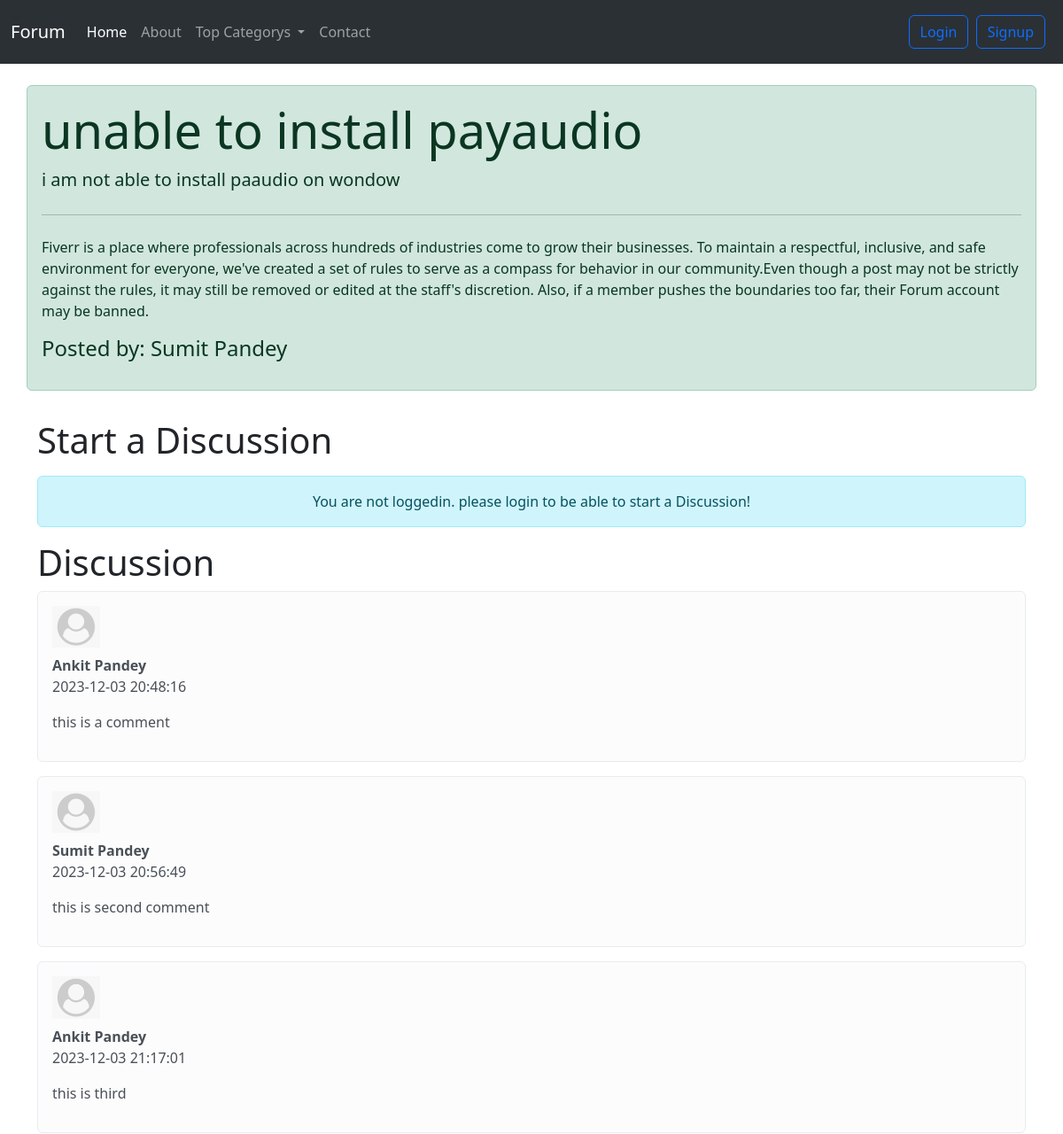
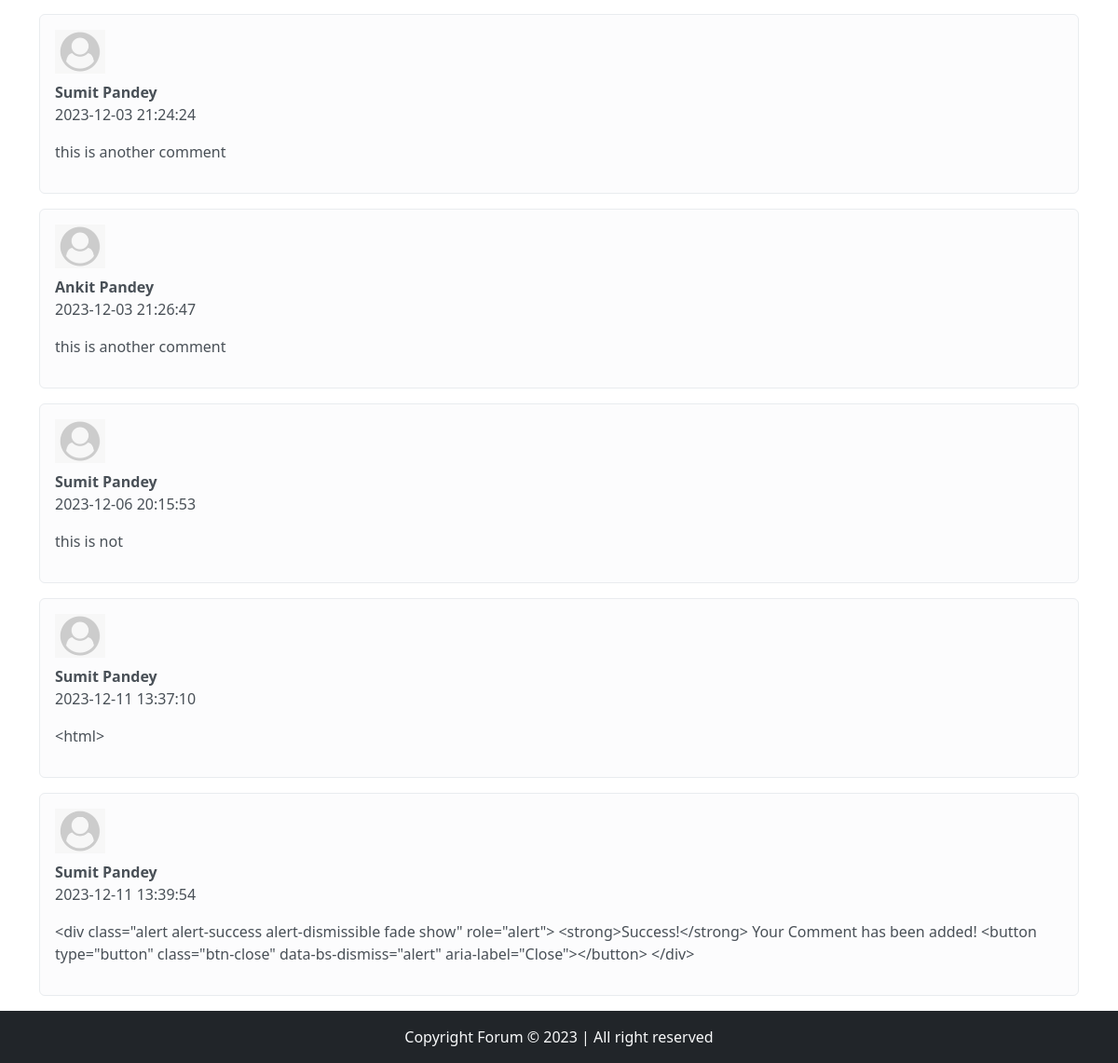
The app's page /thread.php?threadid=1 with its own data (2 pictures, top to bottom).
### tables this page shows
CREATE TABLE `threads` (
  `thread_id` int(7) NOT NULL,
  `thread_title` varchar(255) NOT NULL,
  `thread_desc` text NOT NULL,
  `thread_cat_id` int(7) NOT NULL,
  `thread_user_id` int(7) NOT NULL,
  `timestamp` datetime NOT NULL DEFAULT current_timestamp()
);

CREATE TABLE `user_table` (
  `sno` int(8) NOT NULL,
  `usname` text NOT NULL,
  `user_email` varchar(40) NOT NULL,
  `user_pass` varchar(255) NOT NULL,
  `timestamp` datetime NOT NULL DEFAULT current_timestamp()
);

CREATE TABLE `comments` (
  `comment_id` int(8) NOT NULL,
  `comment_content` text NOT NULL,
  `thread_id` int(8) NOT NULL,
  `comment_by` int(8) NOT NULL,
  `comment_time` datetime NOT NULL DEFAULT current_timestamp()
);

### thread.php (the view, shortened to what this page needs)
<!doctype html>
<html lang="en">
<head>
    <link href="https://cdn.jsdelivr.net/npm/bootstrap@5.3.2/dist/css/bootstrap.min.css" rel="stylesheet">
</head>
<body>
    <?php
    include 'partials/_dbconnect.php';
    include 'partials/_header.php';
    ?>
    <?php
    $id = $_GET['threadid'];
    $sql = "SELECT * FROM `threads` WHERE thread_id=$id";
    $result = mysqli_query($conn, $sql);
    while ($row = mysqli_fetch_assoc($result)) {
        $title = $row['thread_title'];
        $desc = $row['thread_desc'];
        $thread_user_id = $row['thread_user_id'];
            $sql2 = "SELECT usname FROM `user_table` WHERE sno='$thread_user_id'";
            $result2 = mysqli_query($conn, $sql2);
            $row2 = mysqli_fetch_assoc($result2);
            $posted_by = mysqli_fetch_assoc($result2);
            $posted_by = $row2['usname'];
    }
    ?>
    <div class="container my-4 alert alert-success">
        <div class="jumbotron">
            <h1 class="display-4"><?php echo $title; ?></h1>
            <p class="lead"><?php echo $desc; ?></p>
            <hr class="my-4">
            <p>Fiverr is a place where professionals across hundreds of industries come to grow their businesses. To maintain a respectful, inclusive, and safe environment for everyone, we've created a set of rules to serve as a compass for behavior in our community.Even though a post may not be strictly against the rules, it may still be removed or edited at the staff's discretion. Also, if a member pushes the boundaries too far, their Forum account may be banned.</p>
            <p>
            <h4>Posted by: <?php echo $posted_by; ?></h4>
            </p>
        </div>
    </div>
    <?php
    if (isset($_SESSION['loggedin']) == true) {
        echo '<div class="container alert alert-light">
        <h1>Post a comment</h1>
        <form action="' . $_SERVER["REQUEST_URI"] . '" method="post">
            <div class="mb-3">
                <label for="exampleFormControlTextarea1" class="form-label">Type your comment</label>
                <textarea class="form-control" id="comment" name="comment" rows="3"></textarea>
                <input type="hidden" name="sno" value=" '. $_SESSION['sno'] . '">
            </div>
            <button type="submit" class="btn btn-success">Post comment</button>
        </form>
    </div>';
    } else {
        echo '
        <div class="container">
        <h1 class="py-2">Start a Discussion</h1>
        <div class="alert alert-info" role="alert">
        <p class="text-center my-0">You are not loggedin. please login to be able to start a Discussion!</p>
      </div>
      </div>';
    }
    ?>
    <div class="container">
        <h1>Discussion</h1>
        <?php
        $id = $_GET['threadid'];
        $sql = "SELECT * FROM `comments` WHERE thread_id=$id";
        $result = mysqli_query($conn, $sql);
        while ($row = mysqli_fetch_assoc($result)) {
            $content = $row['comment_content'];
            $comment_time = $row['comment_time'];
            $thread_user_id = $row['comment_by'];
            $sql2 = "SELECT usname FROM `user_table` WHERE sno='$thread_user_id'";
            $result2 = mysqli_query($conn, $sql2);
            $row2 = mysqli_fetch_assoc($result2);
            echo '<div class="media alert alert-light">
            <img src="img/default_user.png" class="mr-2 br-6" width="54px">
            <div class="media-body my-2">
            <p class="fw-bold my-0">' . $row2['usname'] . '</p><p>' . $comment_time . '</p>
            <p>' . $content . '</p>
            </div>
        </div>';
        }
        ?>
    </div>
    <?php
    include 'partials/_footer.php';
    ?>
</body>
</html>

### records on screen
threads: thread_title "unable to install payaudio", thread_desc "i am not able to install paaudio on wondow"
user_table: usname "Sumit Pandey"
comments: user_table.usname "Ankit Pandey", comment_time "2023-12-03 20:48:16", comment_content "this is a comment"
comments: user_table.usname "Sumit Pandey", comment_time "2023-12-03 20:56:49", comment_content "this is second comment"
comments: user_table.usname "Ankit Pandey", comment_time "2023-12-03 21:17:01", comment_content "this is third"
comments: user_table.usname "Sumit Pandey", comment_time "2023-12-03 21:24:24", comment_content "this is another comment"
comments: user_table.usname "Ankit Pandey", comment_time "2023-12-03 21:26:47", comment_content "this is another comment"
comments: user_table.usname "Sumit Pandey", comment_time "2023-12-06 20:15:53", comment_content "this is not"
comments: user_table.usname "Sumit Pandey", comment_time "2023-12-11 13:37:10", comment_content "<html>"
comments: user_table.usname "Sumit Pandey", comment_time "2023-12-11 13:39:54", comment_content "<div class=\"alert alert-success alert-dismissible fade show\" role=\"alert\"> <strong>Success!</strong> Your Comment has been added! <button type=\"button\" class=\"btn-close\" data-bs-dismiss=\"alert\" aria-label=\"Close\"></button> </div>"
